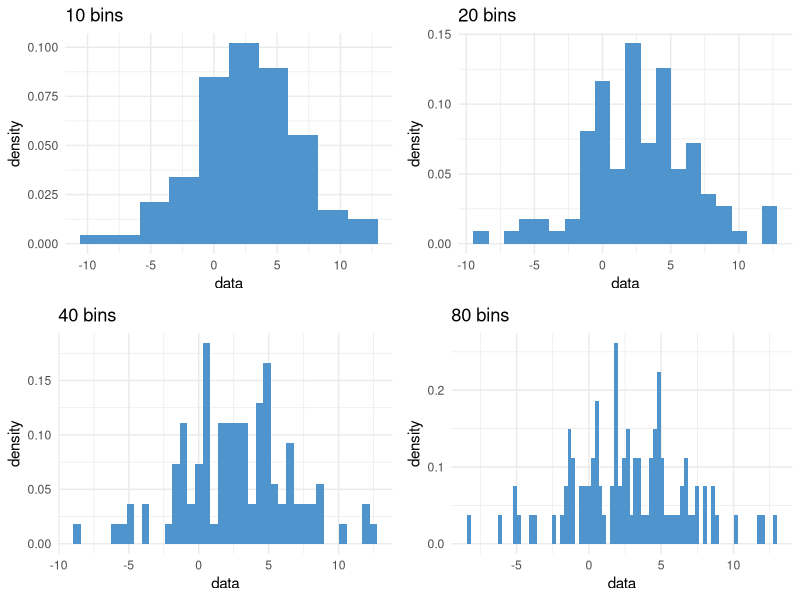
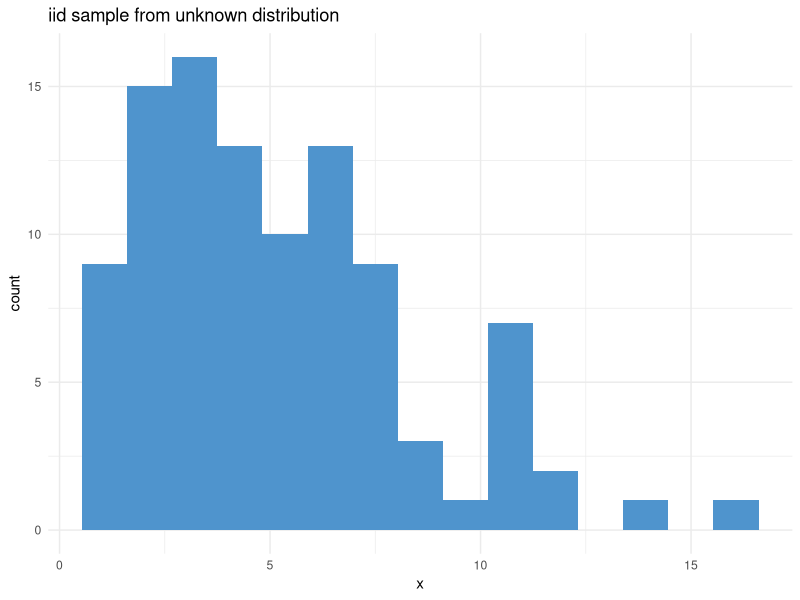
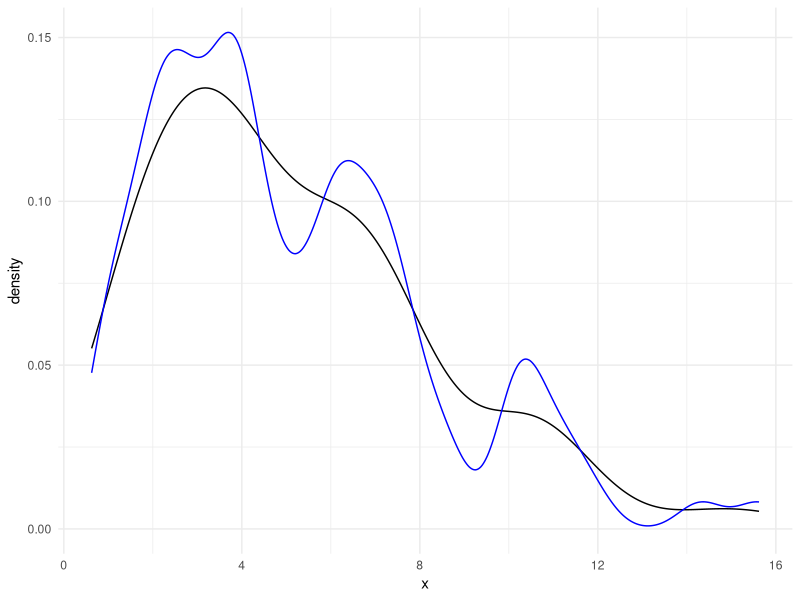
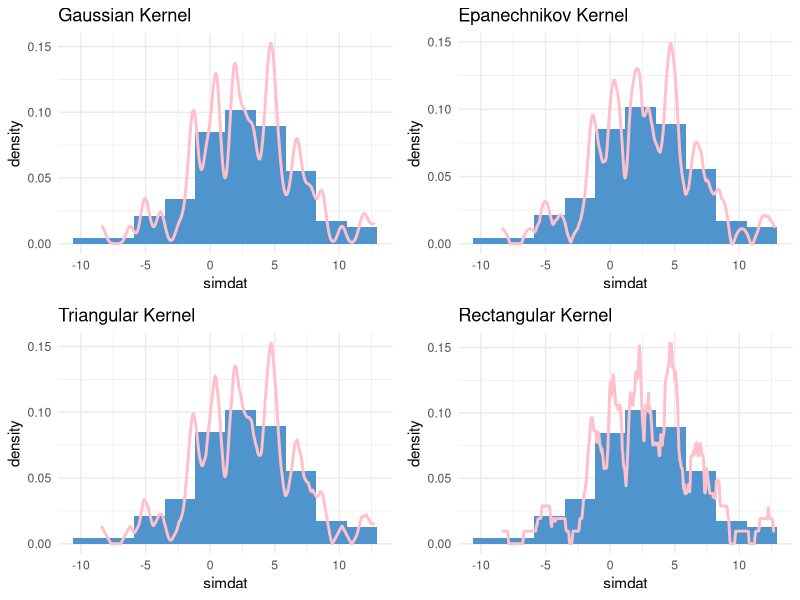
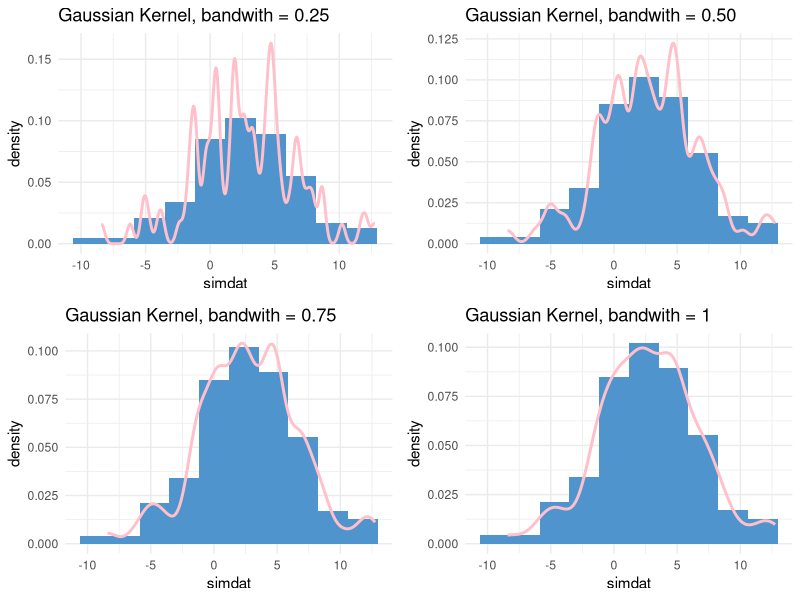

Here is the R script that generated these plots, in order:
## ---- chunk 1
# this code chunk installs and loads all the libraries you'll need for the activity
packages <- c('ggplot2', 'gridExtra')

miss_pkgs <- packages[!packages %in% installed.packages()[,1]]

if(length(miss_pkgs) > 0){
  install.packages(miss_pkgs)
}

invisible(lapply(packages, library, character.only = TRUE))

rm(miss_pkgs, packages)

set.seed(455)
## ---- chunk 2
set.seed(455)
simdat <- rnorm(n = 100, mean = 2, sd = 4)
# fn borrowed from Son Phan
hist_bins <- function(data, bins) {
  ggplot(mapping = aes(x = data, y=..density..)) +
  geom_histogram(bins = bins, fill = "steelblue3") + 
  ggtitle(sprintf(fmt = "%i bins", bins)) + theme_minimal()
}

grid.arrange(hist_bins(simdat, 10), 
             hist_bins(simdat, 20), 
             hist_bins(simdat, 40), 
             hist_bins(simdat, 80), nrow=2)
## ---- chunk 3
#simulate data, make it impossible to see this code
set.seed(455)
asimdat <- rchisq(n = 100, df = 5)
asimdat <- data.frame(x = asimdat)
## ---- chunk 4
ggplot(asimdat, aes(x=x)) +
  geom_histogram(bins = 15, fill = "steelblue3") +
  theme_minimal() + ggtitle("iid sample from unknown distribution")
## ---- chunk 5
my_est <- function(x){
  # put your estimator here!
}


ggplot(asimdat, aes(x=x)) +
  theme_minimal() +
  geom_density() +   # generic geom_density
  geom_density(bw = 0.5, kernel = "gaussian", color = "blue") + #closer to your estimate
 # stat_function(fun = my_est, color = "red") # your estimator! uncomment when you've defined my_est
  NULL
## ---- chunk 6
gaus <- ggplot(mapping = aes(x = simdat, y=..density..)) +
  geom_histogram(bins = 10, fill = "steelblue3") + theme_minimal() +
  geom_density(kernel = "gaussian", bw = 0.3, color = "pink", size = 1) +
  ggtitle("Gaussian Kernel")

e <- ggplot(mapping = aes(x = simdat, y=..density..)) +
  geom_histogram(bins = 10, fill = "steelblue3") + theme_minimal() +
  geom_density(kernel = "epanechnikov", bw = 0.3, color = "pink", size = 1) +
  ggtitle("Epanechnikov Kernel")

tri <- ggplot(mapping = aes(x = simdat, y=..density..)) +
  geom_histogram(bins = 10, fill = "steelblue3") + theme_minimal() +
  geom_density(kernel = "triangular", bw = 0.3, color = "pink", size = 1) +
  ggtitle("Triangular Kernel")

rect <- ggplot(mapping = aes(x = simdat, y=..density..)) +
  geom_histogram(bins = 10, fill = "steelblue3") + theme_minimal() +
  geom_density(kernel = "rectangular", bw = 0.3, color = "pink", size = 1) +
  ggtitle("Rectangular Kernel")

grid.arrange(gaus, e, tri, rect, nrow=2)
## ---- chunk 7
gaus25 <- ggplot(mapping = aes(x = simdat, y=..density..)) +
  geom_histogram(bins = 10, fill = "steelblue3") + theme_minimal() +
  geom_density(kernel = "gaussian", bw = 0.25, color = "pink", size = 1) +
  ggtitle("Gaussian Kernel, bandwith = 0.25")

gaus50 <- ggplot(mapping = aes(x = simdat, y=..density..)) +
  geom_histogram(bins = 10, fill = "steelblue3") + theme_minimal() +
  geom_density(kernel = "gaussian", bw = 0.50, color = "pink", size = 1) +
  ggtitle("Gaussian Kernel, bandwith = 0.50")

gaus75 <- ggplot(mapping = aes(x = simdat, y=..density..)) +
  geom_histogram(bins = 10, fill = "steelblue3") + theme_minimal() +
  geom_density(kernel = "gaussian", bw = 0.75, color = "pink", size = 1) +
  ggtitle("Gaussian Kernel, bandwith = 0.75")

gaus1 <- ggplot(mapping = aes(x = simdat, y=..density..)) +
  geom_histogram(bins = 10, fill = "steelblue3") + theme_minimal() +
  geom_density(kernel = "gaussian", bw = 1, color = "pink", size = 1) +
  ggtitle("Gaussian Kernel, bandwith = 1")

grid.arrange(gaus25, gaus50, gaus75, gaus1, nrow=2)
